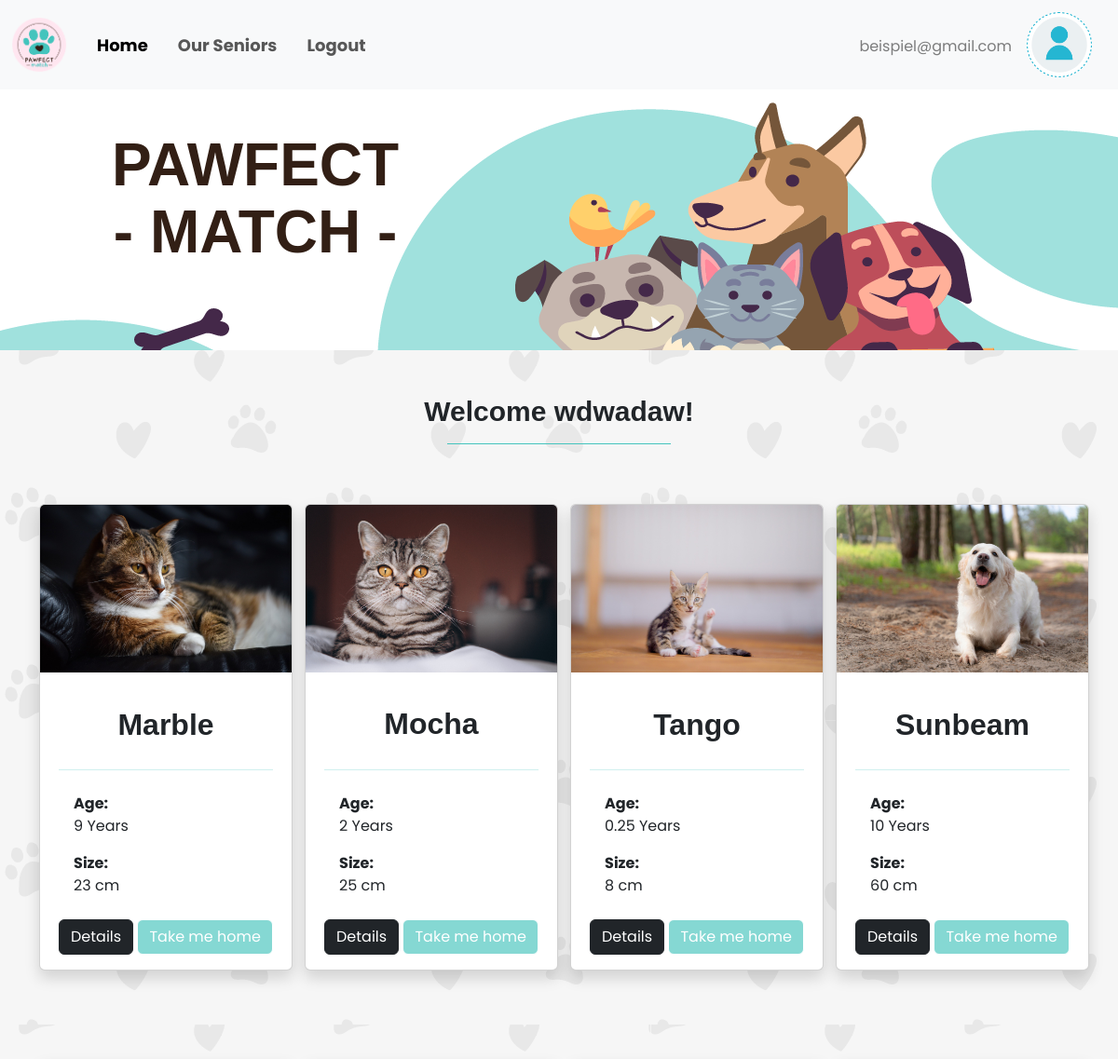
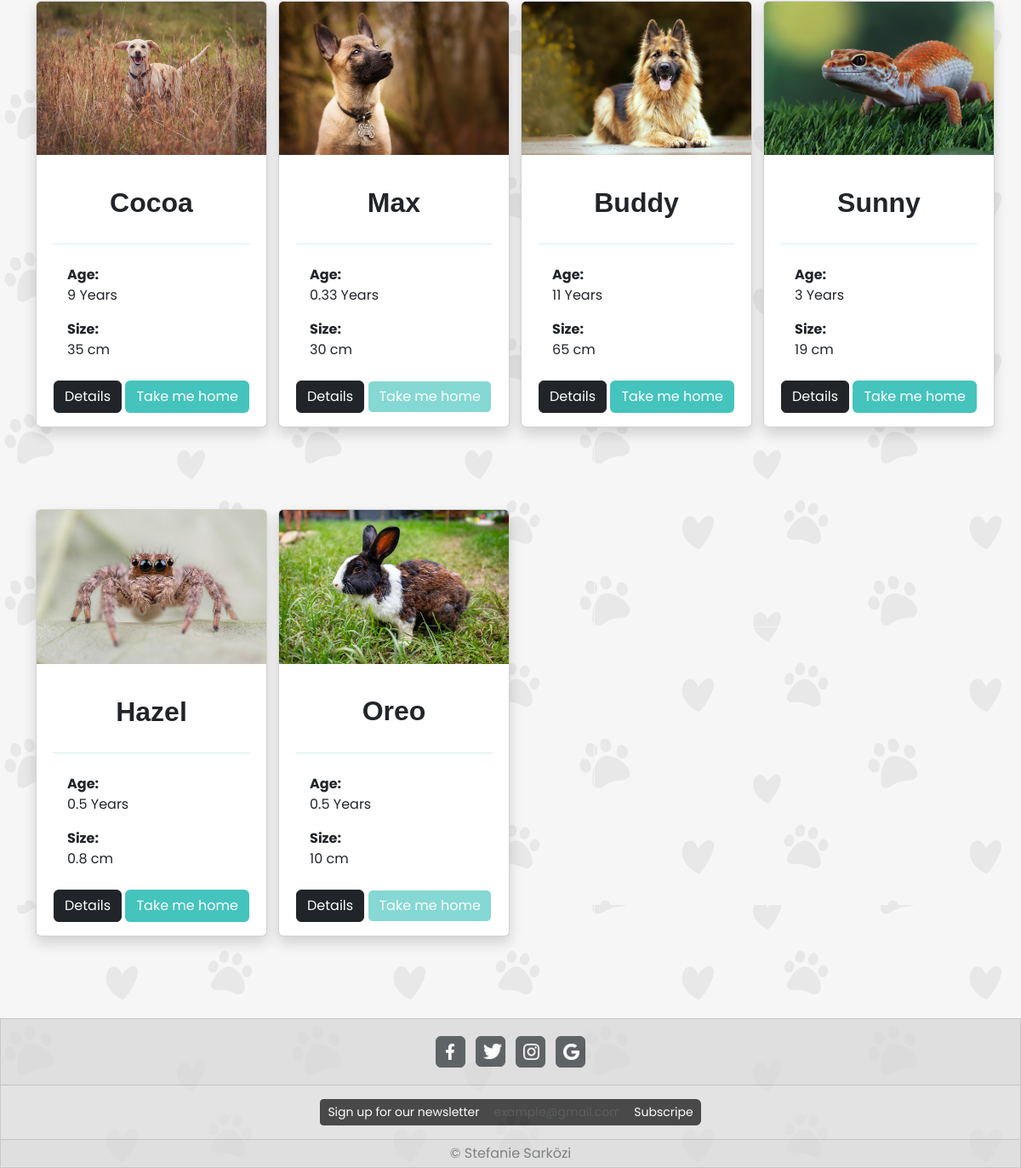
/php/home.php (signed in), run on the app's committed database (2 pictures, top to bottom).
### tables this page shows
CREATE TABLE `users` (
  `id` int(11) NOT NULL,
  `first_name` varchar(40) NOT NULL,
  `last_name` varchar(40) NOT NULL,
  `password` varchar(255) NOT NULL,
  `address` varchar(80) NOT NULL,
  `phone` int(15) NOT NULL,
  `email` varchar(50) NOT NULL,
  `picture` varchar(100) DEFAULT NULL,
  `status` varchar(4) NOT NULL DEFAULT 'user'
);

CREATE TABLE `animals` (
  `id` int(11) NOT NULL,
  `name` varchar(30) NOT NULL,
  `picture` varchar(100) DEFAULT NULL,
  `address` varchar(60) NOT NULL,
  `description` varchar(10000) NOT NULL,
  `size` varchar(20) NOT NULL,
  `age` varchar(30) NOT NULL,
  `vaccinated` varchar(3) NOT NULL,
  `breed` varchar(30) NOT NULL,
  `status` tinyint(1) NOT NULL
);

### php/home.php (the view, shortened to what this page needs)
<?php
    require_once "db_connect.php";
    $sql = "SELECT * FROM users WHERE id = {$_SESSION["user"]}";
    $result = mysqli_query($connect, $sql);
    $row = mysqli_fetch_assoc($result);
    $sqlAnimals = "SELECT * FROM animals";
    $resultAnimals = mysqli_query($connect, $sqlAnimals);
    $layout = "";
    if(mysqli_num_rows($resultAnimals) > 0){
        while($rowAnimal = mysqli_fetch_assoc($resultAnimals)){
            $adoptBtn = "";
            if($rowAnimal["status"] == 0){
                $adoptBtn = "<button href='adopt.php?x={$rowAnimal["id"]}' class='btn text-white' disabled id='upBtn'>Take me home</button>";
            } else {
                $adoptBtn = "<button  class='btn text-white' id='upBtn'> <a class='text-decoration-none text-white' href='adopt.php?x={$rowAnimal["id"]}'>Take me home </a> </button>";
            }
            $layout .= "<div>
            <div class='card gap-2 mt-5 mb-5 shadow align-items-center' style='width: 17rem;'>
                <img src='../images/{$rowAnimal["picture"]}' class='card-img-top' alt='...' style='width: 100%;'>
                <div class='card-body '>
                <h3 class='card-title text-center d-flex align-items-center justify-content-center' style='height: 8vh;' >{$rowAnimal["name"]}</h3>
                <hr class='TitleHR'>
                <p class='card-text ps-3 mt-4'><b>Age:</b> <br> {$rowAnimal["age"]} Years</p>
                <p class='card-text mb-4 ps-3'><b>Size:</b><br> {$rowAnimal["size"]} cm</p>
                <div class='buttons text-center'>
                    <a href='details.php?x={$rowAnimal["id"]}' class='btn btn-dark'>Details</a>
                    {$adoptBtn}
                </div>
                </div>
                </div>
          </div>";
        }
    }else {
        $layout.= "No results found!";
    }
?>
<!DOCTYPE html>
<html lang ="en">
<head>
    <link href ="https://cdn.jsdelivr.net/npm/bootstrap@5.3.0/dist/css/bootstrap.min.css"  rel= "stylesheet">
</head>
<body>
   <nav class="navbar navbar-expand-lg bg-body-tertiary" >
        <div class="container-fluid">
            <a class="navbar-brand" href="home.php">
                <img src="../images/logo.png" alt="logo" style="width: 5vw;">
            </a>
            <ul class="navbar-nav me-auto mb-2 mb-lg-0 navText" >
                <li class="nav-item ms-2 me-3">
                    <a class="nav-link active" aria-current="page" href="home.php">Home</a>
                </li>
                <li class="nav-item  me-3">
                    <a class="nav-link" href="senior.php">Our Seniors</a>
                </li>
                <li class="nav-item">
                    <a class="nav-link" href="logout.php?logout">Logout</a >
                </li>
            </ul>
            <a class="navbar-brand" href="update.php?id=<?=$row["id"]?>">
              <span class="text-black-50 fs-6"><?= $row["email"] ?></span>
            </a>
            <a class="navbar-brand" href="update.php?id=<?=$row["id"]?>">
                <img src="../images/<?= $row["picture"] ?>" class="object-fit-contain" alt="user pic" width="70" height="70">
            </a>
        </div>
    </nav>
    <div class="headerImage mb-5">
        <p id="hero">PAWFECT <br> - MATCH -</p>
    </div>
    <div class="text-center">
        <h2 class="text-center mt-5" id="welcome">Welcome <?= $row["first_name"]?>!</h2>
        <hr class="MLLine" style="width:20vw;">
    </div>
    <div class="container">
        <div class="row row-cols-lg-4 row-cols-md-2 row-cols-sm-1 row-cols-xs-1">
            <?= $layout ?>
        </div>
    </div>
    <footer class="mt-5">
        <div class="card text-center" id="foBg">
            <div class="card-header p-3">
                <a class="btn btn-dark p-1 m-1" style="width: 3%;" href="#" role="button"><img src="../images/Facebook.png" width="40%" class="m-1"></a>
                <a class="btn btn-dark p-1 m-1" style="width: 3%;" href="#" role="button"><img src="../images/twitter.png" width="90%" class="m-1"></a>
                <a class="btn btn-dark p-1 m-1" style="width: 3%;" href="#" role="button"><img src="../images/instagram.png" width="75%"  class="m-1"></a>
                <a class="btn btn-dark p-1 m-1" style="width: 3%;" href="#" role="button"><img src="../images/google.png" width="75%"  class="m-1"></a>
            </div>
            <span class="card-body input-group input-group-sm  mx-auto p-3" style="width: 40%;" >
                <span class="input-group-text bg-black border-black text-white">Sign up for our newsletter</span>
                <input type="text" name="email" autocomplete="email" class="form-control bg-black border-black" placeholder="example@gmail.com">
                <button class=" btn rounded-end bg-black text-white" type="button" id="button-addon1"> Subscripe</button>
            </span>
            <div class="card-footer text-body-secondary p-1">
                &copy; Stefanie Sarközi
            </div>
        </div>
    </footer>
</body>
</html>

### css/home.css (style rules this page uses)
* { font-family: 'Poppins', sans-serif; }
body { min-height: 100vh; background-image:url(../images/bg.png); background-size:auto; }
.navbar { font-size: 1.5vw; }
.navText { font-weight: 700; font-style: normal; }
.headerImage { background-image: url("../images/heroZeichenfläche\ 1.png"); width: 100%; height: 35vh; background-size: auto; background-repeat: no-repeat; position: relative; display: flex; }
#hero { font-family: "marvin-round", sans-serif; font-weight: 600; font-style: normal; color: #321f15; font-size: 400%; position: relative; left: 10%; top: 16%; text-align: center; line-height: 4.5rem; }
#welcome { font-family: "marvin-round", sans-serif; font-weight: 600; font-style: normal; font-size: 2.5vw; }
.card-title { align-items: center; font-family: "snicker", sans-serif; font-weight: 700; font-style: normal; font-size: 2rem; }
.TitleHR { color: #44c4bd; }
#foBg { background-color: gainsboro; opacity: 70%; border-radius: 0%; width: 100%; }
.MLLine { margin-left: 40%; color: #44c4bd; opacity: 100%; }
#upBtn { background-color: #44c4bd; }

### data on the page
users: email "beispiel@gmail.com", picture (placeholder picture), first_name "wdwadaw"
animals: picture (picture), name "Marble", age "9", size "23"
animals: picture (picture), name "Mocha", age "2", size "25"
animals: picture (picture), name "Tango", age "0.25", size "8"
animals: picture (picture), name "Sunbeam", age "10", size "60"
animals: picture (picture), name "Cocoa", age "9", size "35"
animals: picture (picture), name "Max", age "0.33", size "30"
animals: picture (picture), name "Buddy", age "11", size "65"
animals: picture (picture), name "Sunny", age "3", size "19"
animals: picture (picture), name "Hazel", age "0.5", size "0.8"
animals: picture (picture), name "Oreo", age "0.5", size "10"
